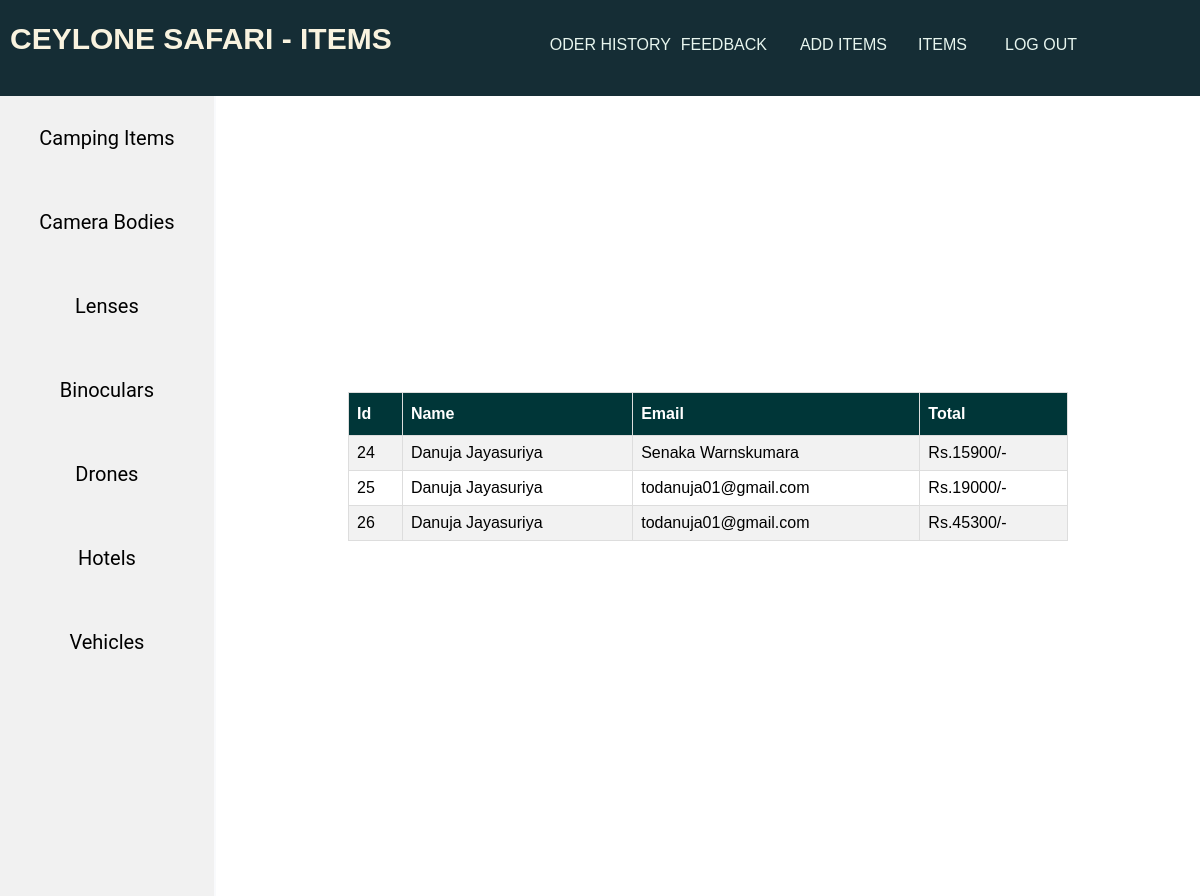
Screenshot of /adminOder.php with the database file from the repository.
### tables this page shows
CREATE TABLE `payment` (
  `pid` int(11) NOT NULL,
  `d_name` varchar(255) NOT NULL,
  `d_address` varchar(255) NOT NULL,
  `d_email` varchar(255) NOT NULL,
  `card_no` int(11) NOT NULL,
  `exp` date NOT NULL,
  `ccv` int(11) NOT NULL,
  `total` varchar(255) DEFAULT NULL
);

### adminOder.php (the view, shortened to what this page needs)
<?php
include('./config/db_connect.php');
$sql = "SELECT pid, d_name, d_email, total FROM payment ";
$result = mysqli_query($conn, $sql);
$Oder = mysqli_fetch_all($result, MYSQLI_ASSOC);
?>
<?php include('./src/Header_footer/adminItemHeader.php') ?>
<link rel="stylesheet" href="./src/css/adminItem.css">
<div class="table">
    <table id="customers">
        <tr>
            <th>Id</th>
            <th>Name</th>
            <th>Email</th>
            <th>Total</th>
        </tr>
        <?php foreach($Oder as $od): ?>
        <tr>
            <form action="adminOder.php" method="POST" role="form">
                <td><?php echo htmlspecialchars($od['pid']); ?></td>
                <td><?php echo htmlspecialchars($od['d_name']); ?></td>
                <td><?php echo htmlspecialchars($od['d_email']); ?></td>
                <td><?php echo "Rs.".htmlspecialchars($od['total'])."/-"; ?></td>
            </form>
        </tr>
        <?php endforeach; ?>
    </table>
</div>
</body>
</html>

### src/css/admin.css (style rules this page uses)
body { padding: 0%; margin: 0%; font-family: Arial, Helvetica, sans-serif; }

### src/css/adminItem.css (style rules this page uses)
#customers { font-family: Arial, Helvetica, sans-serif; border-collapse: collapse; width: 100%; }
#customers td, #customers th { border: 1px solid #ddd; padding: 8px; }
#customers tr:nth-child(even) { background-color: #f2f2f2; }
#customers th { padding-top: 12px; padding-bottom: 12px; text-align: left; background-color: #003638; color: white; }
.table { display: flex; justify-content: center; width: 60%; margin-left: 29%; margin-top: -42%; color: #000; }

### rows the page displays
payment: pid "24", d_name "Danuja Jayasuriya", d_email "Senaka Warnskumara", total "15900"
payment: pid "25", d_name "Danuja Jayasuriya", d_email "todanuja01@gmail.com", total "19000"
payment: pid "26", d_name "Danuja Jayasuriya", d_email "todanuja01@gmail.com", total "45300"
